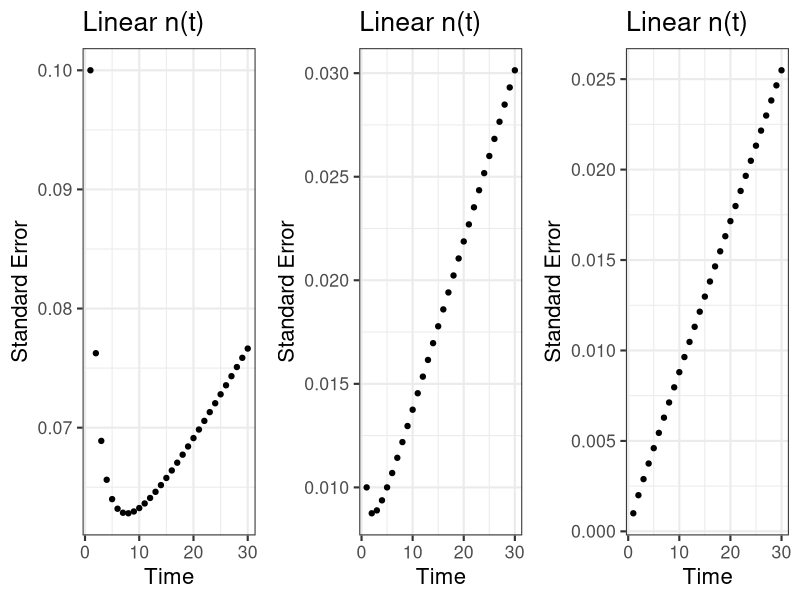
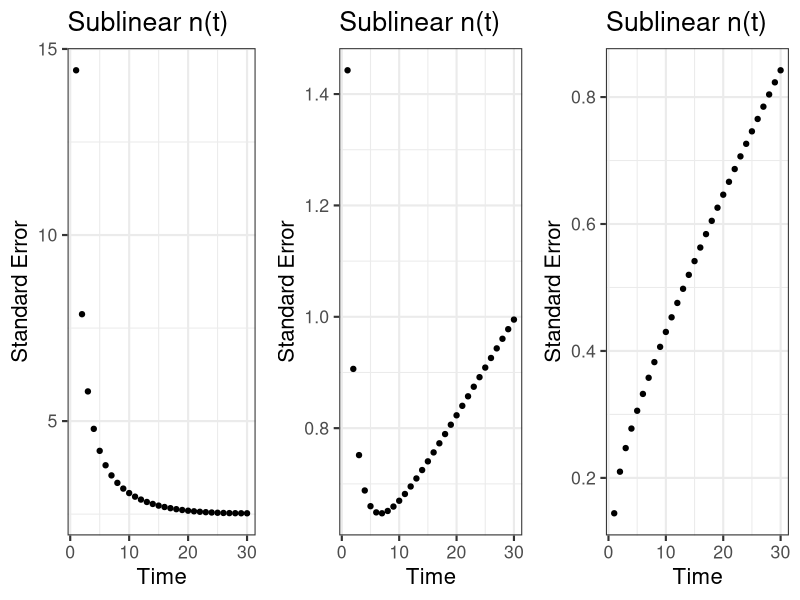
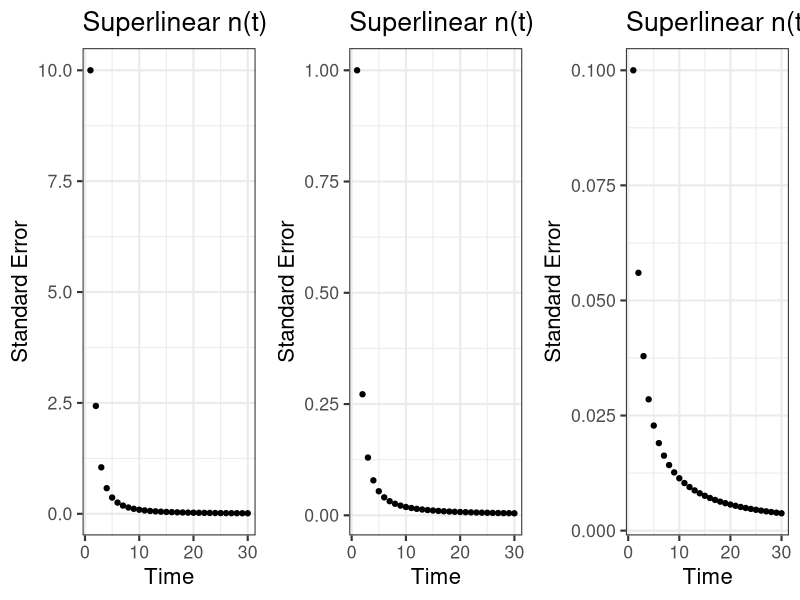

The R source for these figures, in order:
## ---- chunk 1
require(dplyr)
require(purrr)
require(ggplot2)
require(gridExtra)
## ---- chunk 2
arrival_function = function(type = 'linear') {
  if (type == 'linear') {
    function(t_end) {
      rep(100, t_end)
    }  
  } else if (type == 'sublinear') {
    function(t_end) {
      log1p(1:t_end)
    }  
  } else if (type == 'superlinear') {
    function(t_end) {
      (1:t_end)^2
    }  
  }
}

convergence_analysis = function(mu = 0, sigma2 = 1, arrival_function) {
  se = map_dbl(1:30, function(t_end) {
    n_t = arrival_function(t_end)
    N_t = cumsum(n_t)
    share_weight_t = n_t[1:t_end] / N_t[t_end]

    mu_component_t = (t_end:1) * mu
    mu_T = sum(share_weight_t * mu_component_t)
  
    var_component_t =  (t_end:1) * sigma2
    var_T = sum(share_weight_t * (var_component_t + mu_component_t^2)) - (mu_T)^2
  
    se_T = var_T / N_t[t_end]
  })
  data.frame(
    t = 1:30, mu = mu, sigma2 = sigma2, se = se
  )
}
## ---- chunk 3
p1 = convergence_analysis(mu = 1, sigma2 = 10, arrival_function = arrival_function('linear')) %>%
  ggplot(aes(x = t, y = se)) +
  geom_point() +
  theme_bw(base_size = 16) +
  xlab("Time") + ylab("Standard Error") +
  ggtitle("Linear n(t)")

p2 = convergence_analysis(mu = 1, sigma2 = 1, arrival_function = arrival_function('linear')) %>%
  ggplot(aes(x = t, y = se)) +
  geom_point() +
  theme_bw(base_size = 16) +
  xlab("Time") + ylab("Standard Error") +
  ggtitle("Linear n(t)")

p3 = convergence_analysis(mu = 1, sigma2 = .1, arrival_function = arrival_function('linear')) %>%
  ggplot(aes(x = t, y = se)) +
  geom_point() +
  theme_bw(base_size = 16) +
  xlab("Time") + ylab("Standard Error") +
  ggtitle("Linear n(t)")

grid.arrange(p1, p2, p3, ncol = 3)
## ---- chunk 4
p1 = convergence_analysis(mu = 1, sigma2 = 10, arrival_function = arrival_function('sublinear')) %>%
  ggplot(aes(x = t, y = se)) +
  geom_point() +
  theme_bw(base_size = 16) +
  xlab("Time") + ylab("Standard Error") +
  ggtitle("Sublinear n(t)")

p2 = convergence_analysis(mu = 1, sigma2 = 1, arrival_function = arrival_function('sublinear')) %>%
  ggplot(aes(x = t, y = se)) +
  geom_point() +
  theme_bw(base_size = 16) +
  xlab("Time") + ylab("Standard Error") +
  ggtitle("Sublinear n(t)")

p3 = convergence_analysis(mu = 1, sigma2 = .1, arrival_function = arrival_function('sublinear')) %>%
  ggplot(aes(x = t, y = se)) +
  geom_point() +
  theme_bw(base_size = 16) +
  xlab("Time") + ylab("Standard Error") +
  ggtitle("Sublinear n(t)")

grid.arrange(p1, p2, p3, ncol = 3)
## ---- chunk 5
p1 = convergence_analysis(mu = 1, sigma2 = 10, arrival_function = arrival_function('superlinear')) %>%
  ggplot(aes(x = t, y = se)) +
  geom_point() +
  theme_bw(base_size = 16) +
  xlab("Time") + ylab("Standard Error") +
  ggtitle("Superlinear n(t)")

p2 = convergence_analysis(mu = 1, sigma2 = 1, arrival_function = arrival_function('superlinear')) %>%
  ggplot(aes(x = t, y = se)) +
  geom_point() +
  theme_bw(base_size = 16) +
  xlab("Time") + ylab("Standard Error") +
  ggtitle("Superlinear n(t)")

p3 = convergence_analysis(mu = 1, sigma2 = .1, arrival_function = arrival_function('superlinear')) %>%
  ggplot(aes(x = t, y = se)) +
  geom_point() +
  theme_bw(base_size = 16) +
  xlab("Time") + ylab("Standard Error") +
  ggtitle("Superlinear n(t)")

grid.arrange(p1, p2, p3, ncol = 3)
